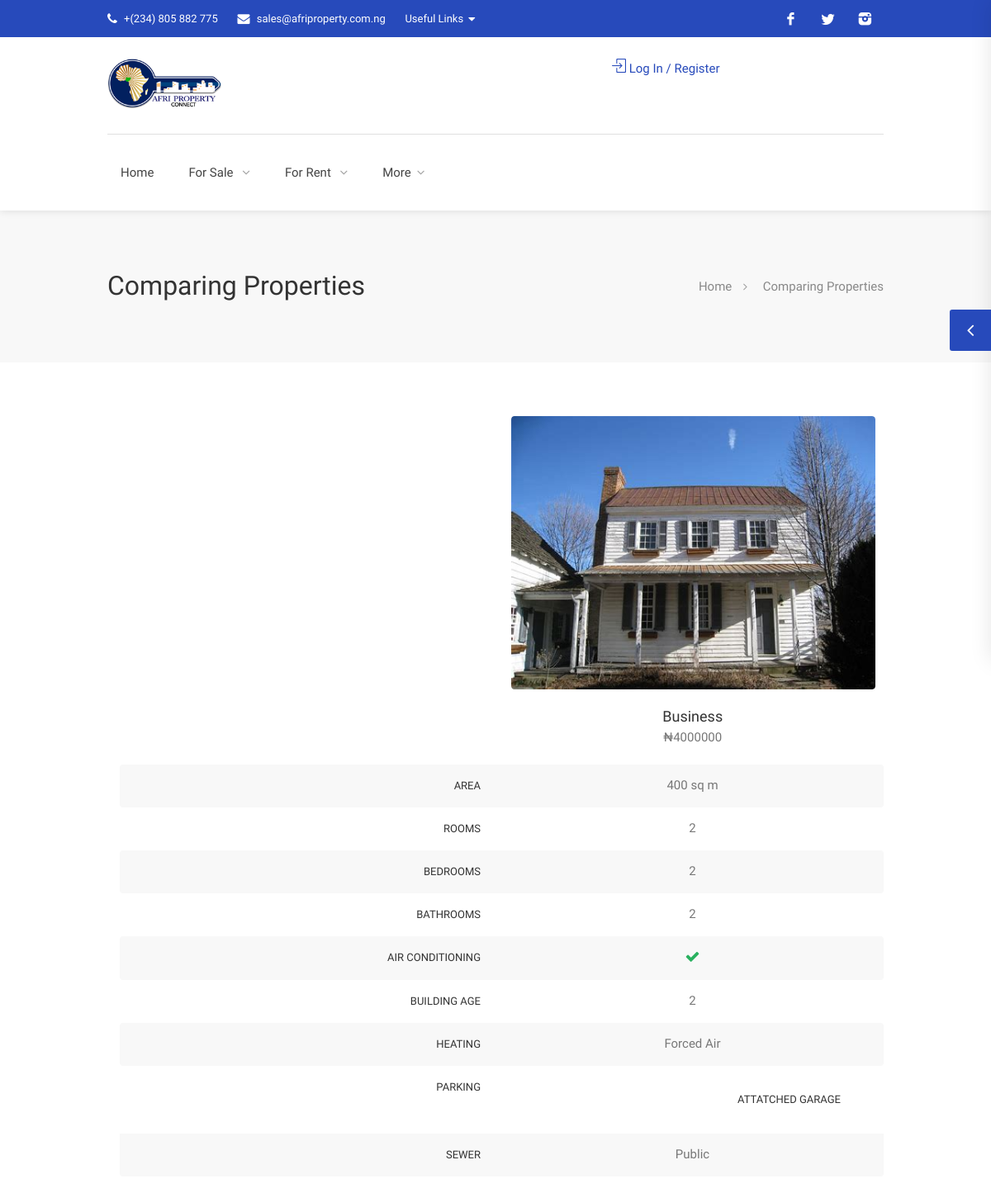
The page /compare-properties.html on the database as committed earlier.
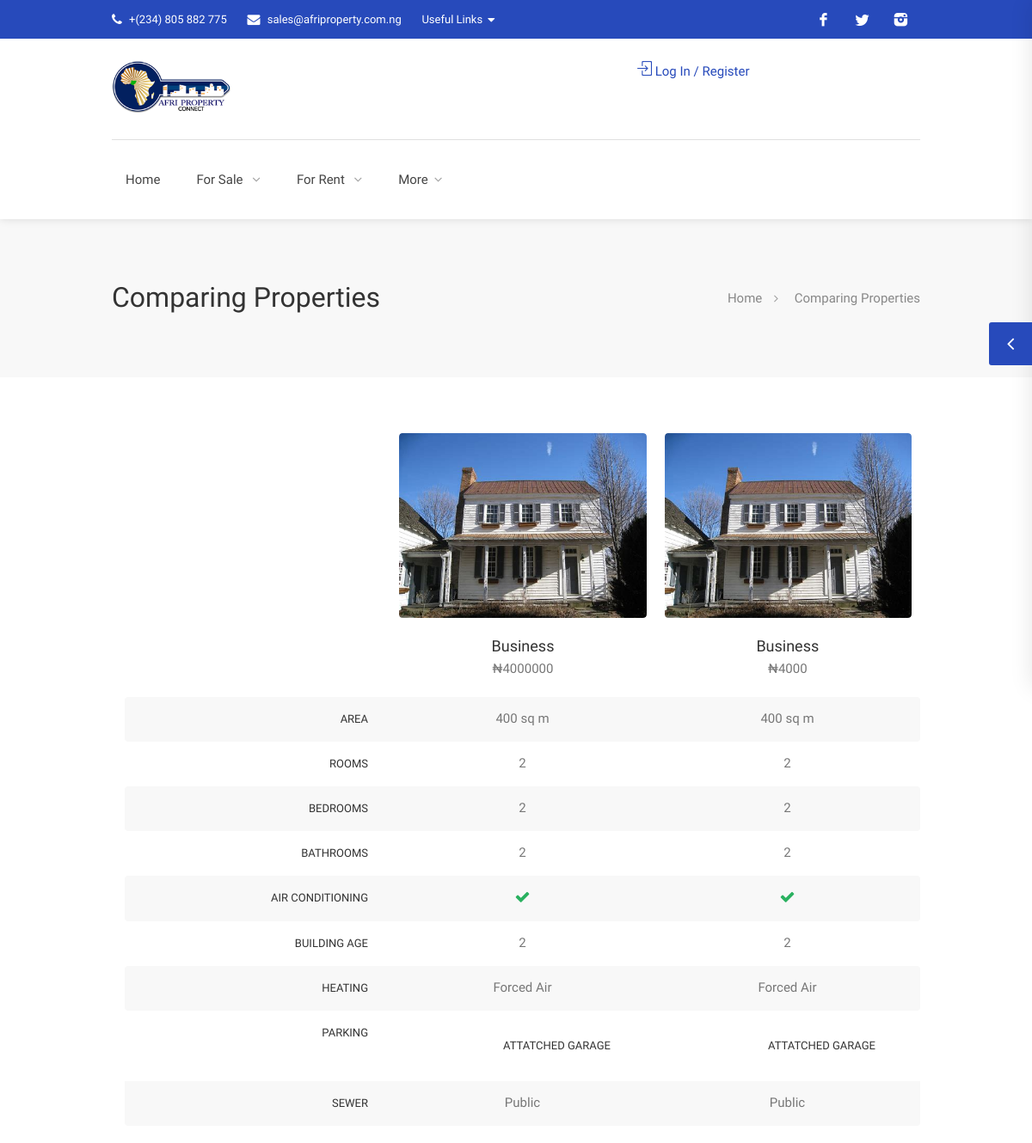
The same page on the database as committed later.
### App/models.py (models this page shows)
class Comparison(models.Model):
    title=models.TextField(blank=True, null=True)
    answer = (
        ('Yes', 'Yes'),
        ('No', 'No'),
    )
    type= (
        ('Public', 'Public'),
        ('City', 'City'),
    )
    address=models.TextField(blank=True, null=True)
    date=models.DateField(auto_now_add=True)
    category=models.TextField(blank=True, null=True)
    sale_type=models.TextField(blank=True, null=True)
    price=models.IntegerField(blank=True, null=True)
    price_per_unit = models.TextField(blank=True, null=True)
    image_1 = models.ImageField(blank=True, null=True)
    area = models.IntegerField(blank=True, null=True)
    rooms = models.IntegerField(blank=True, null=True)
    bedrooms = models.IntegerField(blank=True, null=True)
    bathrooms = models.IntegerField(blank=True, null=True)
    features = models.TextField(blank=True, null=True)
    building_age = models.IntegerField(blank=True, null=True)
    parking = models.TextField(blank=True, null=True)
    cooling = models.TextField(blank=True, null=True)
    heating = models.TextField(blank=True, null=True)
    sewer = models.CharField(max_length = 100, choices = type,blank=True, null=True)
    water = models.CharField(max_length = 100, choices = type,blank=True, null=True)
    exercise_room = models.CharField(max_length = 100, choices = answer,blank=True, null=True)
    storage_room = models.CharField(max_length = 100, choices = answer,blank=True, null=True)
    creator = models.ForeignKey(User, null=True,blank=True, on_delete=models.CASCADE)

### App/views.py (the view)
# urls.py: path("compare-properties.html", views.compare, name="compare"),
def compare(request):
    profile=''
    if request.user.is_authenticated:
        profile=UserProfile.objects.get(user=request.user)
    compare=Comparison.objects.all()
    context={"compare":compare,'profile':profile}
    if request.GET.get('clear')=="True":
        clear=Comparison.objects.filter(creator=request.user)
        clear.delete()
        return redirect("compare-properties.html")
    return render(request,"compare-properties.html",context)

### App/templates/compare-properties.html (shortened to what this page needs)
{% load static %}
<!DOCTYPE html>
<head>
 <link href="{% static 'css/style.css' %}" rel="stylesheet"/>
 <link href="{% static 'css/color.css' %}" rel="stylesheet"/>
</head>
<body>
 <div id="wrapper">
  <div class="compare-slide-menu">
   <div class="csm-trigger">
   </div>
  </div>
  <header id="header-container">
   <div id="top-bar">
 <div class="container">
  <div class="left-side">
   <ul class="top-bar-menu">
    <li>
     <i class="fa fa-phone">
     </i>
     +(234) 805 882 775
    </li>
    <li>
     <i class="fa fa-envelope">
     </i>
     <a href="#">
      sales@afriproperty.com.ng
     </a>
    </li>
    <li>
      <div class="top-bar-dropdown">
        <span>Useful Links</span>
      </div>
    </li>
   </ul>
  </div>
  <div class="right-side">
   <ul class="social-icons">
    <li>
     <a class="facebook" href="http://facebook.com/afripropertyconnect">
     </a>
    </li>
    <li>
     <a class="twitter" href="https://www.twitter.com/afriproperty_connect/">
     </a>
    </li>
    <li>
     <a class="instagram" href="https://www.instagram.com/afriproperty_connect/">
     </a>
    </li>
   </ul>
  </div>
 </div>
</div>
   <div id="header">
    <div class="container">
     <div class="left-side">
      <div id="logo">
       <a href="{% url 'APP:index' %}">
        <img alt="" src="{% static 'images/logo.png' %}"/>
       </a>
      </div>
      <nav class="style-1" id="navigation">
       <ul id="responsive">
        <li>
         <a href="{% url 'APP:index' %}">
          Home
         </a>
        </li>
        <li>
         <a onclick="showsale()">
          For Sale
         </a>
        </li>
        <li>
         <a onclick="showsale2()">
          For Rent
         </a>
        </li>
        <li><a href="#">More</a>
        </li>
       </ul>
      </nav>
      <div class="clearfix">
      </div>
     </div>
     <div class="right-side">
       {% if user.is_authenticated %}
       <a class="sign-in" onclick="window.location.href='{% url 'APP:logout' %}'">
        <i class="fa fa-user">
        </i>
        Logout
       </a>
       <div class="user-menu">
        <div class="user-name">
         <span>
           {% if profile.image %}
           <img alt="" src="{{profile.image.url}}"/>
           {% else %}
          <img alt="" src="{% static 'images/agent-03.jpg' %}"/>
          {% endif %}
         </span>
         Hi, {{user}}!
        </div>
        <ul>
         <li>
          <a href="{% url 'APP:profile' %}">
           <i class="sl sl-icon-user">
           </i>
           My Profile
          </a>
         </li>
         <li>
          <a href="{% url 'APP:bookmarks' %}">
           <i class="sl sl-icon-star">
           </i>
           Bookmarks
          </a>
         </li>
         <li>
          <a href="{% url 'APP:properties' %}">
           <i class="sl sl-icon-docs">
           </i>
           My Properties
          </a>
         </li>
         <li>
          <a href="{% url 'APP:logout' %}">
           <i class="sl sl-icon-power">
           </i>
           Log Out
          </a>
         </li>
        </ul>
       </div>
       {% else %}
      <a class="sign-in" href="{% url 'APP:login_register' %}">
       <i class="fa fa-user">
       </i>
       Log In / Register
      </a>
      {% endif %}
     </div>
    </div>
   </div>
  </header>
  <div id="titlebar">
   <div class="container">
    <div class="row">
     <div class="col-md-12">
      <h2>
       Comparing Properties
      </h2>
      <nav id="breadcrumbs">
       <ul>
        <li>
         <a href="#">
          Home
         </a>
        </li>
        <li>
         Comparing Properties
        </li>
       </ul>
      </nav>
     </div>
    </div>
   </div>
  </div>
  <div class="container">
   <div class="row">
    <div class="col-md-12">
     <div class="compare-list-container">
      <ul id="compare-list">
       <li class="compare-list-properties">
        <div class="blank-div">
        </div>
        {% for item in compare %}
        <div>
         <a href="#">
          <div class="clp-img">
           <img alt="" src="{{item.image_1.url}}"/>
          </div>
          <div class="clp-title">
           <h4>
            {{item.title}}
           </h4>
           <span>
            ₦{{item.price}}
           </span>
          </div>
         </a>
        </div>
        {% endfor %}
       </li>
       <li>
         <div>
           Area
         </diV>
         {% for area in compare %}
        <div>
        {{area.area}} sq m
        </div>
        {% endfor %}
       </li>
       <li>
         <div>
         Rooms
       </div>
         {% for room in compare %}
        <div>
         {{room.rooms}}
        </div>
        {% endfor %}
       </li>
       <li>
         <div>
           Bedrooms
         </div>
         {% for bedroom in compare %}
        <div>
         {{bedroom.bedrooms}}
        </div>
        {% endfor %}
       </li>
       <li>
        <div>
         Bathrooms
        </div>
        {% for bath in compare %}
        <div>
         {{bath.bathrooms}}
        </div>
        {% endfor %}
       </li>
       <li>
        <div>
         Air Conditioning
        </div>
        {% for cool in compare %}
        <div>
          {% if cool.cooling %}
         <span class="available">
         </span>
         {% else %}
         <span class="not-available">
         </span>
         {% endif %}
        </div>
        {% endfor %}
       </li>
       <li>
        <div>
         Building Age
        </div>
        {% for age in compare %}
        <div>
         {{age.building_age}}
        </div>
        {% endfor %}
       </li>
       <li>
        <div>
         Heating
        </div>
        {% for heat in compare %}
        <div>
          {% if heat.heating %}
         {{heat.heating}}
         {% else %}
         <span class="not-available">
         </span>
         {% endif %}
        </div>
        {% endfor %}
       </li>
       <li>
        <div>
         Parking
        </div>
        {% for park in compare %}
        <div>
          {% if park.parking %}
          <div>
           {{park.parking}}
          </div>
         {% else %}
         <span class="not-available">
         </span>
         {% endif %}
        </div>
        {% endfor %}
       </li>
       <li>
         <div>
          Sewer
         </div>
         {% for item in compare %}
        <div>
         {{item.sewer}}
        </div>
        {% endfor %}
       </li>
      </ul>
     </div>
    </div>
   </div>
  </div>
<div class="sticky-footer" id="footer">
 <div class="container">
   <div class="row">
    <div class="col-md-5 col-sm-6">
     <img alt="" class="footer-logo" src="{% static 'images/logo.png' %}"/>
     <br/>
     <br/>
     <p>
     </p>
    </div>
    <div class="col-md-4 col-sm-6">
     <h4>
     </h4>
     <ul class="footer-links">
      <li>
       <a href="{% url 'APP:login_register' %}">
       </a>
      </li>
      <li>
       <a href="{% url 'APP:login_register' %}">
       </a>
      </li>
      <li>
       <a href="{% url 'APP:submit_property' %}">
       </a>
      </li>
     </ul>
     <ul class="footer-links">
      <li>
       <a href="{% url 'APP:blog-list' %}">
       </a>
      </li>
      <li>
       <a href="{% url 'APP:agencies-list' %}">
       </a>
      </li>
      <li>
       <a href="{% url 'APP:contact' %}">
       </a>
      </li>
     </ul>
    </div>
    <div class="col-md-3 col-sm-12">
     <h4>
     </h4>
     <div class="text-widget">
      <span>
      </span>
      <br/>
      <span>
      </span>
      <br/>
      <span>
       <a href="#">
       </a>
      </span>
      <br/>
     </div>
     <ul class="social-icons margin-top-20">
 <li>
   <a class="facebook" href="http://facebook.com/afripropertyconnect">
   </a>
 </li>
 <li>
   <a class="twitter" href="https://www.twitter.com/afriproperty_connect/">
   </a>
 </li>
 <li>
   <a class="instagram" href="https://www.instagram.com/afriproperty_connect/">
   </a>
 </li>
</ul>
    </div>
   </div>
  <div class="row">
   <div class="col-md-12">
    <div class="copyrights">
     <a href=" https://24hubs.com">powered by 24 Hubs©</a> 2020 Afriproperty. All Rights Reserved.
    </div>
   </div>
  </div>
 </div>
</div>
</div>
</body>

### App/static/css/color.css (style rules this page uses)
.csm-trigger, .csm-content h4, #backtotop a, #top-bar { background-color: #274abb }
.user-menu ul li a:hover, .user-menu.active .user-name:after, .user-menu:hover .user-name:after, .user-menu.active .user-name, .user-menu:hover .user-name, table.manage-table td.action a:hover, table.manage-table .title-container .title h4 a:hover, .my-account-nav li a.current, .my-account-nav li a:hover, #footer .social-icons li a:hover i, #navigation.style-1 .current, #posts-nav li a:hover, #top-bar .social-icons li a:hover i, .agent .social-icons li a:hover i, .agent-contact-details li a:hover, .agent-page .agent-name h4, .footer-links li a:hover, .header-style-2 .header-widget li i, .header-widget .sign-in:hover, .home-slider-desc .read-more i, .info-box, .info-box h4, .listing-title h4 a:hover, .map-box h4 a:hover, .plan-price .value, .plan.featured .listing-badges .featured, .post-content a.read-more, .post-content h3 a:hover, .post-meta li a:hover, .property-pricing, .style-2 .trigger a:hover, .style-2 .trigger.active a, .style-2 .ui-accordion .ui-accordion-header-active, .style-2 .ui-accordion .ui-accordion-header-active:hover, .style-2 .ui-accordion .ui-accordion-header:hover, .tabs-nav li a:hover, .tabs-nav li.active a, .testimonial-author h4, .widget-button:hover, .widget-text h5 a:hover, a, a.button.border, a.button.border.white:hover { color: #274abb }

Rows that differ between the two databases and show on the page:
added Comparison: image_1 (picture), title "Business", price "4000", area "400", rooms "2", bedrooms "2", bathrooms "2", cooling "Yes" (drawn), building_age "2", heating "Forced Air", parking "ATTATCHED GARAGE", sewer "Public"
